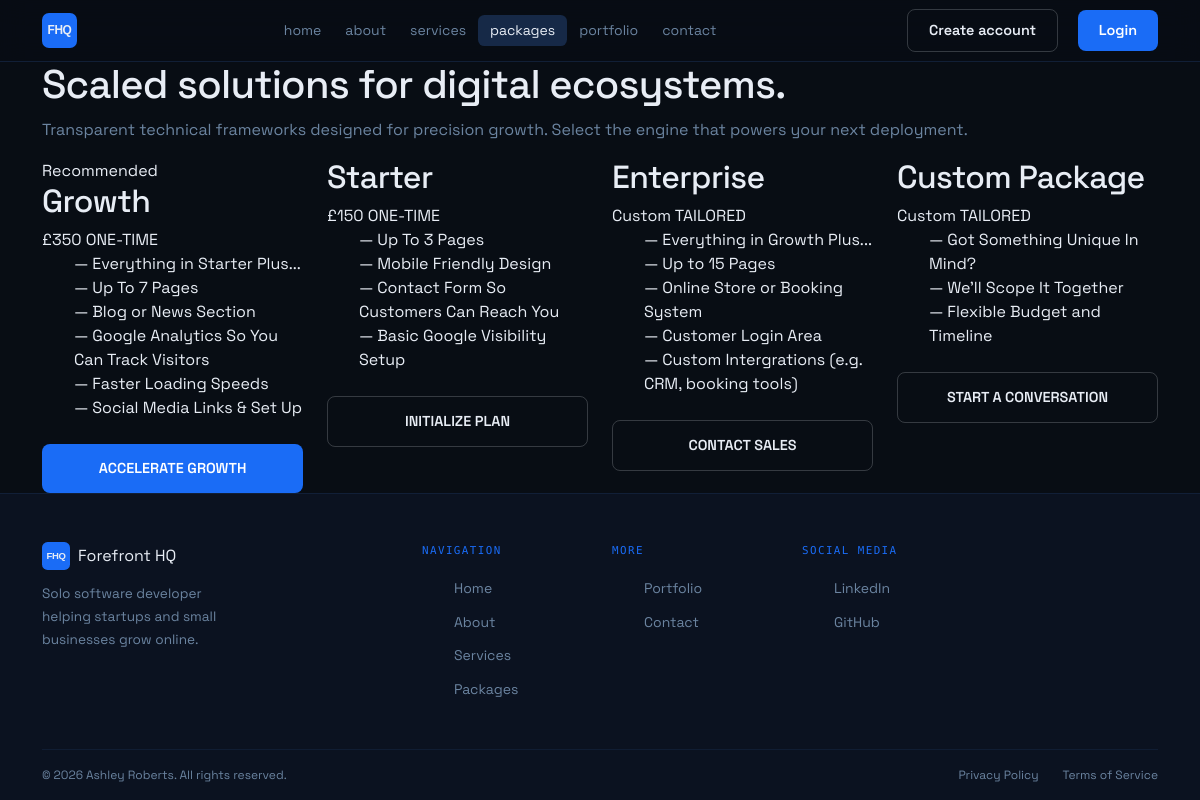
Page /packages/ on the committed database.
### packages/models.py (models this page shows, shortened)
class Package(models.Model):
    name = models.CharField(max_length=100)
    code = models.CharField(max_length=20)
    tier = models.CharField(max_length=50)
    price = models.DecimalField(max_digits=10, decimal_places=2)
    is_recommended = models.BooleanField(default=False)
    is_active = models.BooleanField(default=True)
    display_order = models.IntegerField(default=0)
    cta_label = models.CharField(max_length=100)
    stripe_price_id = models.CharField(max_length=100, blank=True, null=True)
    class Meta:
        ordering = ['display_order']

class PackageFeature(models.Model):
    package = models.ForeignKey(Package, on_delete=models.CASCADE, related_name='features')
    feature_text = models.CharField(max_length=255)
    display_order = models.IntegerField(default=0)
    class Meta:
        ordering = ['display_order']

### packages/views.py (the view)
# urls.py: path('', include('packages.urls')),
def packages(request):
    packages = Package.objects.filter(is_active=True)
    return render(request, 'packages/packages.html', {'packages': packages})

### packages/templates/packages/packages.html (shortened to what this page needs)
{% extends 'base.html' %}
{% load static %}
{% block content %}
<section class="packages-section">
    <div class="container-xl">
        <div class="packages-header">
            <h1 class="packages-title">Scaled solutions for digital ecosystems.</h1>
            <p class="packages-sub">Transparent technical frameworks designed for precision growth. Select the engine that powers your next deployment.</p>
        </div>
        <div class="row g-4">
            {% for package in packages %}
            <div class="col-12 col-md-6 col-lg-3">
                <div class="package-card {% if package.is_recommended %}package-card--recommended{% endif %}">
                    {% if package.is_recommended %}
                    <div class="package-recommended-badge">Recommended</div>
                    {% endif %}
                    <h2 class="package-name {% if package.is_recommended %}package-name--recommended{% endif %}">
                        {{ package.name }}
                    </h2>
                    <div class="package-price">
                        {% if package.price %}
                            <span class="package-price-amount">£{{ package.price|floatformat:0 }}</span>
                            <span class="package-price-label">ONE-TIME</span>
                        {% else %}
                            <span class="package-price-amount">Custom</span>
                            <span class="package-price-label">TAILORED</span>
                        {% endif %}
                    </div>
                    <ul class="package-features">
                        {% for feature in package.features.all %}
                        <li class="package-feature">
                            <span class="package-feature-icon">—</span>
                            {{ feature.feature_text }}
                        </li>
                        {% endfor %}
                    </ul>
                    <div class="package-cta">
                        {% if package.price %}
                            {% if user.is_authenticated %}
                                <a href="/packages/checkout/{{ package.id }}/" class="btn {% if package.is_recommended %}btn-primary{% else %}btn-outline{% endif %} btn-full package-btn">
                                    {{ package.cta_label }}
                                </a>
                            {% else %}
                                <a href="/login/" class="btn {% if package.is_recommended %}btn-primary{% else %}btn-outline{% endif %} btn-full package-btn">
                                    {{ package.cta_label }}
                                </a>
                            {% endif %}
                        {% else %}
                            <a href="/contact/" class="btn btn-outline btn-full package-btn">
                                {{ package.cta_label }}
                            </a>
                        {% endif %}
                    </div>
                </div>
            </div>
            {% endfor %}
        </div>
    </div>
</section>
{% endblock %}

### templates/base.html (shortened to what this page needs)
{% load static %}
<!DOCTYPE html>
<html lang="en">
<head>
    <link href="https://cdn.jsdelivr.net/npm/bootstrap@5.3.3/dist/css/bootstrap.min.css" rel="stylesheet">
    <link rel="stylesheet" href="{% static 'css/style.css' %}">
</head>
<body>
<nav id="main-nav" class="navbar navbar-expand-md">
    <div class="container-xl">
        <a href="{% url 'home' %}" class="navbar-brand">
            <img src="{% static 'images/ForefrrontHQ_Logo_FHQ.svg' %}" alt="Forefront HQ" height="35">
        </a>
        <div class="collapse navbar-collapse" id="mobileMenu">
            <ul class="navbar-nav mx-auto">
                <li class="nav-item"><a href="{% url 'home' %}"  class="nav-link {% if request.resolver_match.url_name == 'home'      %}active{% endif %}">home</a></li>
                <li class="nav-item"><a href="#"                 class="nav-link {% if request.resolver_match.url_name == 'about'     %}active{% endif %}">about</a></li>
                <li class="nav-item"><a href="#"                 class="nav-link {% if request.resolver_match.url_name == 'services'  %}active{% endif %}">services</a></li>
                <li class="nav-item"><a href="{% url 'packages' %}"                 class="nav-link {% if request.resolver_match.url_name == 'packages'  %}active{% endif %}">packages</a></li>
                <li class="nav-item"><a href="#"                 class="nav-link {% if request.resolver_match.url_name == 'portfolio' %}active{% endif %}">portfolio</a></li>
                <li class="nav-item"><a href="#"                 class="nav-link {% if request.resolver_match.url_name == 'contact'   %}active{% endif %}">contact</a></li>
            </ul>
            <div class="nav-auth">
                {% if user.is_authenticated %}
                    <a href="/logout/" class="btn btn-outline">Log out</a>
                {% else %}
                    <a href="/register/" class="btn btn-outline">Create account</a>
                    <a href="/login/"    class="btn btn-primary">Login</a>
                {% endif %}
            </div>
        </div>
    </div>
</nav>
<main class="page-enter">
    {% block content %}{% endblock %}
</main>
<footer id="main-footer">
    <div class="container-xl">
        <div class="footer-grid row">
            <div class="col-12 col-md-4 footer-brand">
                <div class="footer-logo">
                    <a href="{% url 'home' %}">
                        <img src="{% static 'images/ForefrrontHQ_Logo_FHQ.svg' %}" alt="Forefront HQ" height="28">
                    </a>
                     <span class="logo-text">Forefront HQ</span>
                </div>
                <p class="footer-tagline">Solo software developer helping startups and small businesses grow online.</p>
            </div>
            <div class="col-6 col-md-2 footer-col">
                <p class="footer-heading">Navigation</p>
                <ul>
                    <li><a href="{% url 'home' %}">Home</a></li>
                    <li><a href="/about/">About</a></li>
                    <li><a href="/services/">Services</a></li>
                    <li><a href="/packages/">Packages</a></li>
                </ul>
            </div>
            <div class="col-6 col-md-2 footer-col">
                <p class="footer-heading">More</p>
                <ul>
                    <li><a href="/portfolio/">Portfolio</a></li>
                    <li><a href="/contact/">Contact</a></li>
                </ul>
            </div>
            <div class="col-6 col-md-2 footer-col">
                <p class="footer-heading">Social Media</p>
                <ul>
                    <li><a href="#">LinkedIn</a></li>
                    <li><a href="#">GitHub</a></li>
                </ul>
            </div>
        </div>
        <div class="footer-bottom">
            <span>© {% now "Y" %} Ashley Roberts. All rights reserved.</span>
            <div class="footer-legal">
                <a href="#">Privacy Policy</a>
                <a href="#">Terms of Service</a>
            </div>
        </div>
    </div>
</footer>
</body>
</html>

### static/css/style.css (style rules this page uses)
* { margin: 0; padding: 0; }
body { background: #080D14; color: #E8EDF5; font-family: 'Space Grotesk', sans-serif; min-height: 100vh; display: flex; flex-direction: column; }
main { flex: 1; }
a { color: inherit; text-decoration: none; }
ul { list-style: none; }
h1, h2, h3, h4, h5, h6 { color: #E8EDF5; line-height: 1.15; letter-spacing: -0.02em; }
p { color: #6B84A0; line-height: 1.7; }
.btn { display: inline-flex; align-items: center; padding: 0.6rem 1.3rem; border-radius: 0.5rem; font-family: 'Space Grotesk', sans-serif; font-size: 0.9rem; font-weight: 600; border: none; cursor: pointer; text-decoration: none; transition: opacity 0.2s, transform 0.15s; }
.btn-primary { background: #1A6CF6; color: #fff; }
.btn-outline { background: transparent; color: #E8EDF5; border: 1px solid rgba(232, 237, 245, 0.2); }
#main-nav { position: sticky; top: 0; z-index: 100; background: rgba(8, 13, 20, 0.85); backdrop-filter: blur(14px); border-bottom: 1px solid rgba(22, 41, 71, 0.7); }
.nav-link { font-size: 0.875rem; color: #6B84A0 !important; padding: 0.3rem 0.75rem !important; border-radius: 0.4rem; transition: color 0.2s; }
.nav-link.active { color: #E8EDF5 !important; background: #162947; }
.nav-auth { display: flex; align-items: center; gap: 1.25rem; }
.btn-full { width: 100%; justify-content: center; margin-top: 0.5rem; padding: 0.85rem; }
#main-footer { background: #0B1220; border-top: 1px solid rgba(22, 41, 71, 0.6); padding: 3rem 0 0; }
.footer-logo { display: flex; align-items: center; gap: 0.5rem; margin-bottom: 0.75rem; }
.footer-tagline { font-size: 0.85rem; color: #6B84A0; max-width: 200px; }
.footer-heading { font-family: 'Space Mono', monospace; font-size: 0.68rem; letter-spacing: 0.13em; text-transform: uppercase; color: #1A6CF6; margin-bottom: 1rem; }
.footer-col ul { display: flex; flex-direction: column; gap: 0.6rem; }
.footer-col ul li a { font-size: 0.875rem; color: #6B84A0; transition: color 0.2s; }
.footer-bottom { margin-top: 2rem; padding: 1rem 0; border-top: 1px solid rgba(22, 41, 71, 0.5); display: flex; justify-content: space-between; flex-wrap: wrap; gap: 1rem; font-size: 0.75rem; color: #6B84A0; }
.footer-legal { display: flex; gap: 1.5rem; }
.footer-legal a { color: #6B84A0; transition: color 0.2s; }

### rows in the picture
Package: is_recommended "Recommended", name "Growth", price "350", cta_label "ACCELERATE GROWTH"
PackageFeature: feature_text "Everything in Starter Plus..."
PackageFeature: feature_text "Up To 7 Pages"
PackageFeature: feature_text "Blog or News Section"
PackageFeature: feature_text "Google Analytics So You Can Track Visitors"
PackageFeature: feature_text "Faster Loading Speeds"
PackageFeature: feature_text "Social Media Links & Set Up"
Package: name "Starter", price "150", cta_label "INITIALIZE PLAN"
PackageFeature: feature_text "Up To 3 Pages"
PackageFeature: feature_text "Mobile Friendly Design"
PackageFeature: feature_text "Contact Form So Customers Can Reach You"
PackageFeature: feature_text "Basic Google Visibility Setup"
Package: name "Enterprise", price "Custom", cta_label "CONTACT SALES"
PackageFeature: feature_text "Everything in Growth Plus..."
PackageFeature: feature_text "Up to 15 Pages"
PackageFeature: feature_text "Online Store or Booking System"
PackageFeature: feature_text "Customer Login Area"
PackageFeature: feature_text "Custom Intergrations (e.g. CRM, booking tools)"
Package: name "Custom Package", price "Custom", cta_label "START A CONVERSATION"
PackageFeature: feature_text "Got Something Unique In Mind?"
PackageFeature: feature_text "We'll Scope It Together"
PackageFeature: feature_text "Flexible Budget and Timeline"
